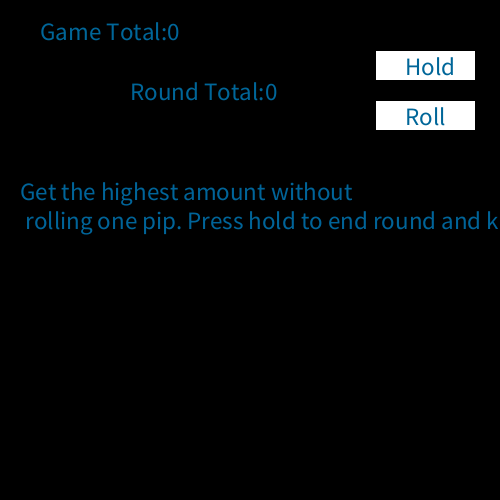
Frame 1 (no input)
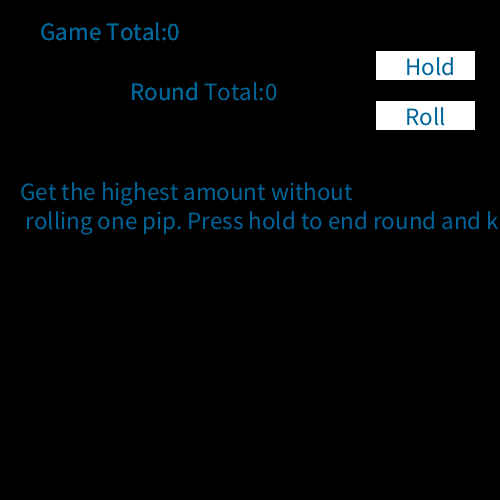
Frame 2 (the mouse pressed at the canvas centre, redrawn once)

The Processing sketch that drew these frames (run headless with seeded random() and noise(); the mouse was pressed at the canvas centre and the sketch redrawn once):

// Processing sketch: dice
// ── dice.pde
int rand;
int count;
int total;
int round=0;
void setup()
{
  size(500, 500);
  background(0);
  noLoop();




  textSize(25);
  fill(0, 100, 153);
  text("Get the highest amount without \n rolling one pip. Press hold to end round and keep your round total. ", 20, 200);
}
void draw()
{
 
  Die a = new Die(width/2-25, height/2-25);
 // a.roll();
  a.show();
  score();
  holdButton();
  rollButton();
    finish();
  //your code here
}
void mousePressed()
{
  redraw();
}
class Die //models one single dice cube
{
  private int y;
  private int x;

  Die(int x, int y)
  {


    this.x = x;
    this.y = y;
  }
  void roll()
  {
    if (mousePressed  &&  (mouseX<475) && (mouseX>375) && (mouseY>100) && (mouseY<130) ) {
      rand = (int)random(1, 7);
      System.out.println("die: " + rand);



      if (mousePressed  &&  (mouseX<475) && (mouseX>375) && (mouseY>100) && (mouseY<130) ) {
        if (rand==1) {
          blank();
          fill(255, 255, 255);
          rect( x, y, 50, 50, 7);
          fill(0);
          ellipse(x+25, y+25, 10, 10);
        }
      }
      if (mousePressed  &&  (mouseX<475) && (mouseX>375) && (mouseY>100) && (mouseY<130) ) {
        if (rand==2) {
          blank();
          fill(255, 255, 255);
          rect( x, y, 50, 50, 7);
          fill(0);
          ellipse(x+10, y+10, 10, 10);
          ellipse(x+40, y+40, 10, 10);
        }
      }
      if (mousePressed  &&  (mouseX<475) && (mouseX>375) && (mouseY>100) && (mouseY<130) ) {
        if (rand==3) {
          blank();
          fill(255, 255, 255);
          rect( x, y, 50, 50, 7);
          fill(0);
          ellipse(x+10, y+10, 10, 10);
          ellipse(x+40, y+40, 10, 10);
          ellipse(x+25, y+25, 10, 10);
        }
      }
      if (mousePressed  &&  (mouseX<475) && (mouseX>375) && (mouseY>100) && (mouseY<130) ) {
        if (rand==4) {
          blank();
          fill(255, 255, 255);
          rect( x, y, 50, 50, 7);
          fill(0);
          ellipse(x+10, y+10, 10, 10);
          ellipse(x+40, y+40, 10, 10);
          ellipse(x+10, y+40, 10, 10);
          ellipse(x+40, y+10, 10, 10);
        }
      }
      if (mousePressed  &&  (mouseX<475) && (mouseX>375) && (mouseY>100) && (mouseY<130) ) {
        if (rand==5) {
          blank();
          fill(255, 255, 255);
          rect( x, y, 50, 50, 7);
          fill(0);
          ellipse(x+10, y+10, 10, 10);
          ellipse(x+40, y+40, 10, 10);
          ellipse(x+10, y+40, 10, 10);
          ellipse(x+40, y+10, 10, 10);
          ellipse(x+25, y+25, 10, 10);
        }
      }
      if (mousePressed  &&  (mouseX<475) && (mouseX>375) && (mouseY>100) && (mouseY<130) ) {
        if (rand==6) {
          blank();
          fill(255, 255, 255);
          rect( x, y, 50, 50, 7);
          fill(0);
          ellipse(x+10, y+10, 10, 10);
          ellipse(x+40, y+40, 10, 10);
          ellipse(x+10, y+40, 10, 10);
          ellipse(x+40, y+10, 10, 10);
          ellipse(x+40, y+25, 10, 10);
          ellipse(x+10, y+25, 10, 10);
        }
      }
    }
  }
  void show()
  {


    roll();
  }
}
public int score() {
  fill(0);
  rect( 200, 0, 175, 100);
  count+=rand;
  textSize(25);
  fill(0, 102, 153);
  text("Round Total:"+count, 130, 100);
  print(count);
  rand=0;





  return count ;
}
void blank() {
  fill(0);
  rect(0, 0, 500, 500);
}
void rollButton() {
  fill(255, 255, 255);
  rect(375, 100, 100, 30);
  textSize(25);
  fill(0, 102, 153);
  text("Roll", 405, 125);
  text("Game Total:"+total, 40, 40);
}
void holdButton() {

  fill(255, 255, 255);
  rect(375, 50, 100, 30);
  textSize(25);
  fill(0, 102, 153);
  text("Hold", 405, 75);


  if (mousePressed  &&  (mouseX<475) && (mouseX>375) && (mouseY>50) && (mouseY<80) ) {
    finish();
    hold();
  }
}
void  hold() {
  //  blank();
  //finish();
  fill(0);
  rect(0, 0, 200, 50);
  total+=count;
  round++;
  count=0;
  textSize(25);
  fill(0, 102, 153);
  text("Game Total:"+total, 40, 40);
}
public int finish() {
  if (round==5) {
    fill(0);
    rect(-100, -100, 10000, 100000);
    fill(255,255,255);
    text("Game Total:"+total, 40, 40);
  }
  return total;
}
